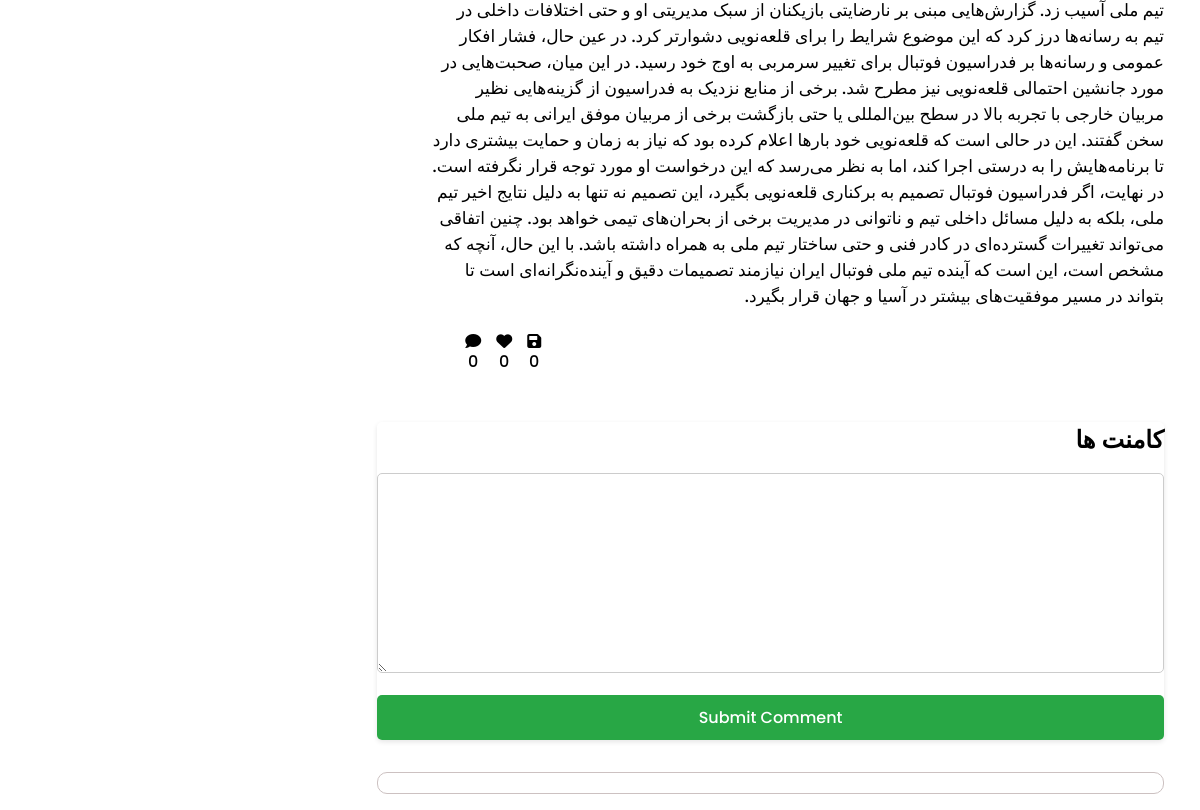
The app's page /posts/1 (lower part), older data.
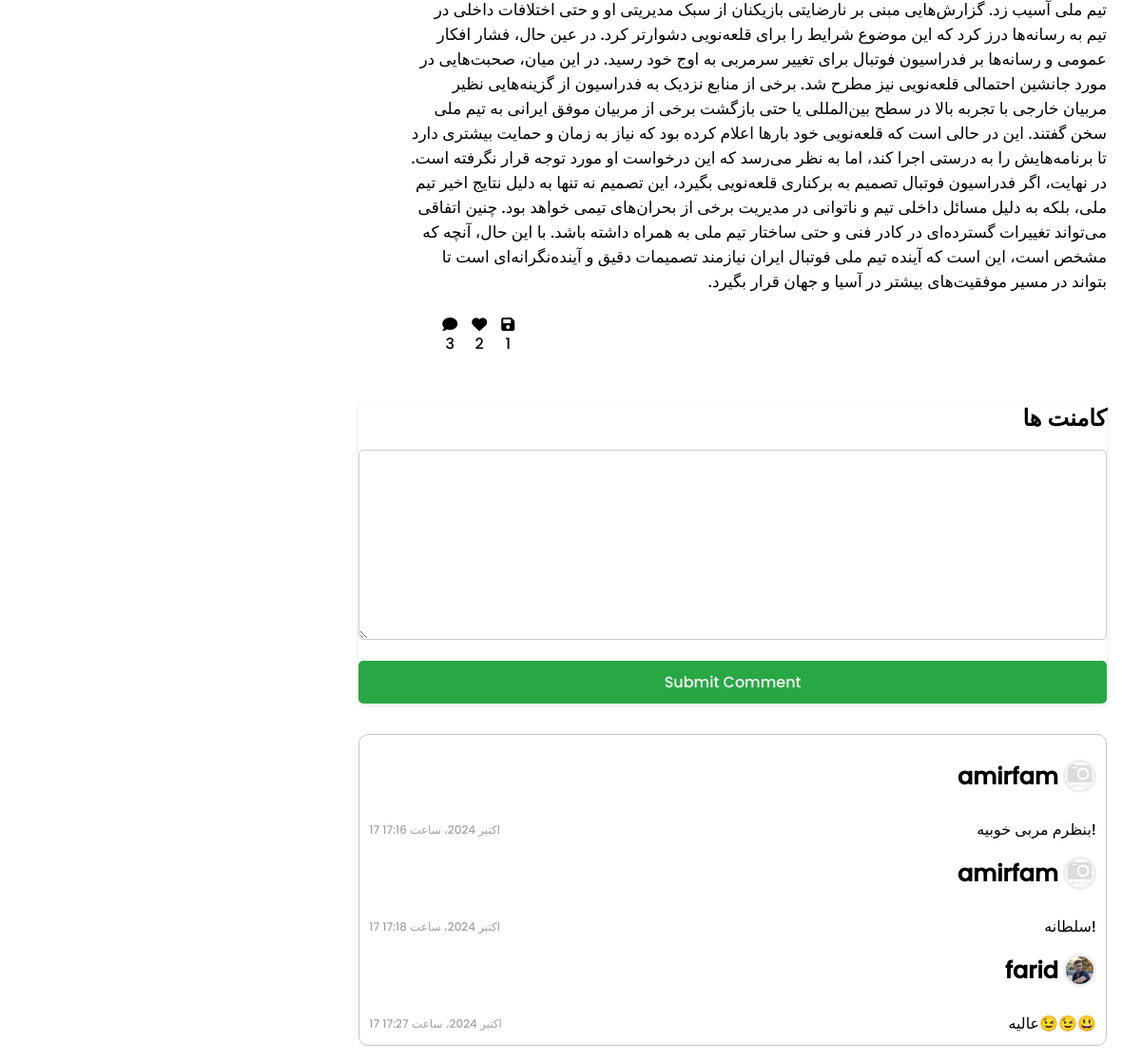
The same page, newer data.
### core/models.py (models this page shows, shortened)
class Comment(models.Model):
    user = models.ForeignKey(User, on_delete=models.CASCADE, verbose_name='کاربر', related_name='comments')
    post = models.ForeignKey(Post, on_delete=models.CASCADE, verbose_name='پست', related_name='comments')
    text = models.TextField(max_length=75, verbose_name='متن')
    date = models.DateTimeField(auto_now_add=True)
    is_ok = models.BooleanField(verbose_name='اجازه انتشار', default=False)
    class Meta:
        verbose_name = 'کامنت'
        verbose_name_plural = 'کامنت ها'

### accounts/models.py (models this page shows)
class User(AbstractUser):
    image = models.ImageField(upload_to=user_image_upload_path, verbose_name='عکس')
    def __str__(self):
        return f'{self.username}'

### post/views.py (the view)
# urls.py: path('<int:id>', views.post_detail, name='post_detail'),
def post_detail(request, id):
    spost = Post.objects.all()[1:5]
    post = get_object_or_404(Post, id=id)
    comments = post.comments.filter(is_ok=True).all()
    if request.user.is_authenticated:
        if request.user.likes.filter(post=post).exists():
            is_like = True
        else:
            is_like = False
        if request.user.saved.filter(post=post).exists():
            is_saved = True
        else:
            is_saved = False
    else:
        is_like = False
        is_saved = False
    like_count = Like.objects.filter(post=post).count()
    saved_count = Saved.objects.filter(post=post).count()
    if request.method == 'POST':
        if request.user.is_authenticated:
            form = CommentForm(request.POST)
            if form.is_valid():
                Comment.objects.create(user=request.user, post=post, text=form.cleaned_data['text'])
                return redirect('post:post_detail', id=post.id)
            return render(request, 'post/post_detail.html',
                          context={'post': post, 'is_like': is_like, 'is_saved': is_saved,
                                   'like_count': like_count, 'saved_count': saved_count,
                                   'form': form, 'comments':comments, 'comment_count':comments.count(), 'spost':spost})
        else:
            redirect('accounts:login')
    else:
        form = CommentForm()
        return render(request, 'post/post_detail.html', context={'post':post, 'is_like':is_like, 'is_saved':is_saved,
                                                             'like_count':like_count, 'saved_count':saved_count,
                                                                 'form':form, 'comments':comments, 'comment_count':comments.count(),'spost':spost})

### core/forms.py (shortened to what this page needs)
class CommentForm(forms.Form):
    text = forms.CharField(max_length=75)

### post/Templates/post/post_detail.html (shortened to what this page needs)
{% extends 'base.html' %}
{% load static %}
{% block head %}
    <link rel="stylesheet" href="{% static 'css/post_detail.css' %}">
    <link href="https://cdnjs.cloudflare.com/ajax/libs/font-awesome/6.0.0-beta3/css/all.min.css" rel="stylesheet">
    <link href="https://cdn.jsdelivr.net/gh/rastikerdar/vazir-font@latest/dist/font-face.css" rel="stylesheet" type="text/css" />
{% endblock %}
{% block content %}
    <div class="container">
        <div class="left-side">
        </div>
        <div class="right-side">
            <p dir="rtl" class="post-description">{{ post.caption }}</p>
            <div style="display: flex;flex-direction: row-reverse;width: 100%">
                <div style="width: 100%;margin-top: 1.5rem" class="post-info">
                    <div class="comments">
                        <i class="fas fa-comment"></i>
                        <p>{{ comment_count }}</p>
                    </div>
                    <div class="comments">
                        <i class="fas fa-heart"></i>
                        <p>{{ like_count }}</p>
                    </div>
                    <div class="comments">
                        <i class="fas fa-save"></i>
                        <p>{{ saved_count }}</p>
                    </div>
                </div>
            </div>
            <div class="comment-section">
                <h2 dir="rtl">کامنت ها</h2>
                <form action="{% url 'post:post_detail' post.id %}" method="post" id="commentForm">
                    <div class="form-group">
                        <textarea dir="rtl" style="margin-top: 1rem" id="comment" name="text" required></textarea>
                    </div>
                    <button type="submit" class="submit-btn">Submit Comment</button>
                </form>
            </div>
            <div class="comment-list">
                {% for comment in comments %}
                    <div class="comment-row">
                        <div class="comment-user">
                             <h2>{{ comment.user.username }}</h2>
                            <div class="circle">
                                {% if comment.user.image %}
                                    <img src="{{ comment.user.image.url }}" alt="">
                                {% else %}
                                    <img src="{% static 'imgs/user.png' %}" alt="">
                                {% endif %}
                            </div>
                        </div>
                    <div class="comment-info">
                        <p>{{ comment.text }}</p>
                        <p class="comment-date">{{ comment.date }}</p>
                    </div>
                    </div>
                {% endfor %}
            </div>
        </div>
    </div>
{% endblock %}

Row changes from the older to the newer data that the page shows:
added Comment: user.username "amirfam", user.image (placeholder picture), text "بنظرم مربی خوبیه!", date "17 اکتبر 2024، ساعت 17:16"
added Comment: user.username "amirfam", user.image (placeholder picture), text "سلطانه!", date "17 اکتبر 2024، ساعت 17:18"
added Comment: user.username "farid", user.image (picture), text "عالیه😉😉😃", date "17 اکتبر 2024، ساعت 17:27"
Text that changed along with them:
{{ comment_count }}: "0" → "3"
{{ like_count }}: "0" → "2"
{{ saved_count }}: "0" → "1"
